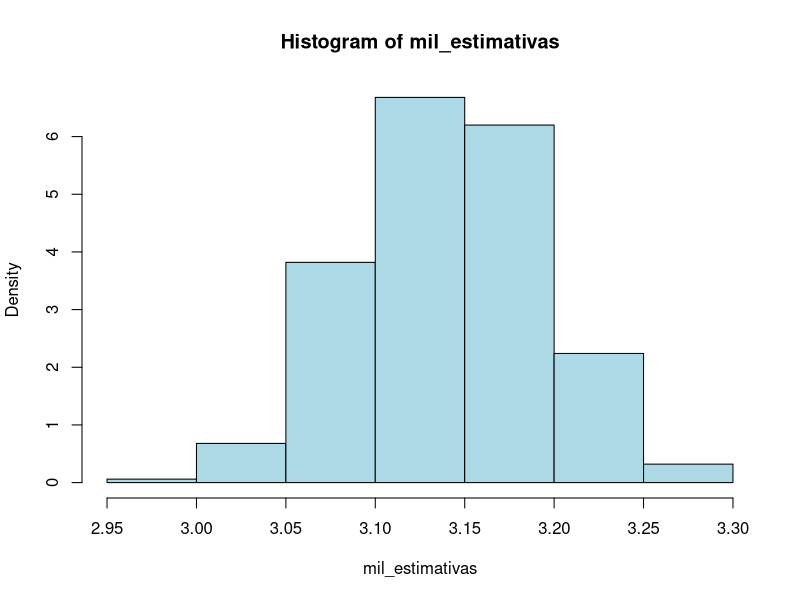
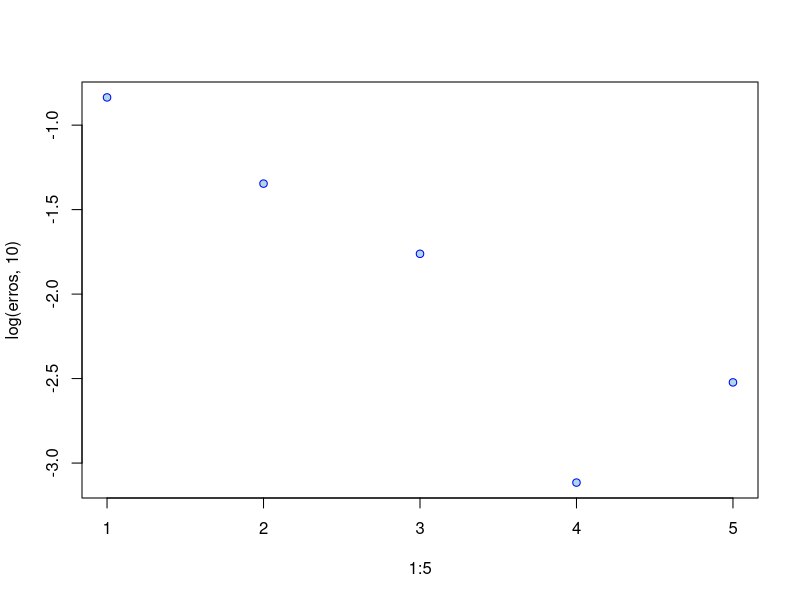

The R script that drew these images, in order: (Note: this script raises an error after producing the figures.)
# N = min{n:sum(Ui>i)}
# N = max{n:produtoria(Ui >=e⁽⁻³)} //falta isso na ultima questao da lista 03

# Estimacao de Pi --------------------------------------------------------------

# (X,Y) eh um vetor aleatorio distribuido em um quadrado de area H, 
#com centro na origem.

# Seja um quadrado de lado 2 e um circulo de area Pi centrado nele 

# Quero saber a probabilidade de (X,Y) pertencer ao circulo
# P{(X,Y) pertencer ao circulo } = Pi/4

# X ~ Uniforme(-1,1)
# Y ~ Uniforme(-1,1)

# Gerar U1 e U2 IID onde Ui ~ U(0,1)

# X = 2*U1 - 1
# Y = 2*U2 - 1

# Calcula Ii = 1 , se xi²+yi²<=1
#            = 0 , cc

# Quero calcular E(I) e (1/m)*sum(Ii)
# Repetir M = 1000

set.seed(666)

M <- 1000 # numero de repeticoes

U1<-runif(M)
U2<-runif(M)

X = 2*U1 - 1
Y = 2*U2 - 1

I<-(X**2 + Y**2 <= 1)

pi_sobre_4<-mean(I) # expected value

pi_sobre_4*4

# Passar a operacao acima para uma funcao

estima.pi <- function(M = 1000){
  
  U1<-runif(M)
  U2<-runif(M)
  
  X = 2*U1 - 1
  Y = 2*U2 - 1
  
  I<-(X**2 + Y**2 <= 1)
  
  pi_sobre_4<-mean(I) # expected value
  
  pi_sobre_4*4
  
}

# Gerar mil estimativas para pi pela nossa funcao

mil_estimativas<- numeric(1000)
cont<-1

while (cont<=1000){
  mil_estimativas[cont]<-estima.pi()
  cont<- cont + 1
}

# Plotar histograma das 1000 estimativas

hist(mil_estimativas, col ='lightblue', freq = FALSE)

# Erro relativo da funcao estima.pi()

media<-mean(mil_estimativas)
media

erro_relativo<-(abs(mean(mil_estimativas)-pi)/pi)
erro_relativo

# Verificar o intervalo de 95% dos valores (defini esse intervalo 
#entre 2.5 e 97.5%, o padrao do R eh de 0 a 95%)

int.conf.95<-quantile(mil_estimativas,probs = c(0.025,0.975))
int.conf.95

# Verificar erro para diferentes valores de M

emes<-c(10,100,1000,10000,100000)
erros<-numeric(length(emes))
cont<-1

while(cont <= length(emes)){
  
  valores<-estima.pi(emes[cont])
  erros[cont]<-(abs(mean(valores)-pi)/pi)
  cont<-cont+1
  
}

erros

# Plotar erros

plot(x = 1:5, y = log(erros,10), bg="lightblue", col = 'blue', pch = 21)
lm(log(erros,10)~(1:5))

